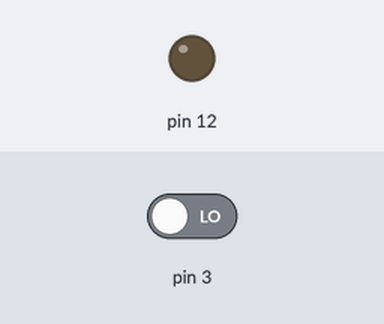
Bench run of a sketch on a simulated Arduino Uno, built with avr-gcc and run on an emulated ATmega328P. Shown: output pins drawn as LEDs (lit = HIGH). Inputs (shaded band) come from the test bench; at power-on: pin 3 LOW.

Above: at 1.2 s.
1.3 s: pin 3 driven HIGH
At 2.0 s:
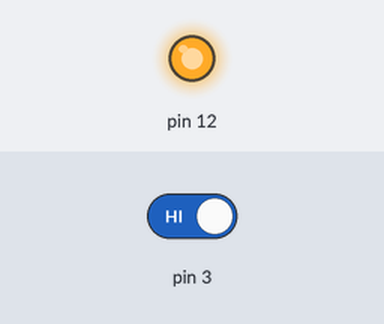
2.8 s: pin 3 driven LOW
At 3.2 s:
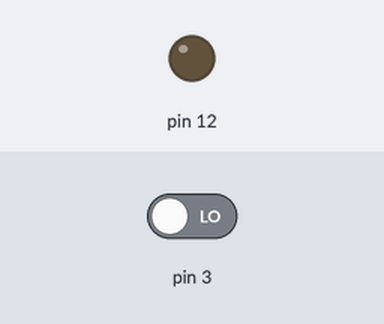
Timing chart, 0 to 5.8 s (numbered marks = the images above; inputs shaded):
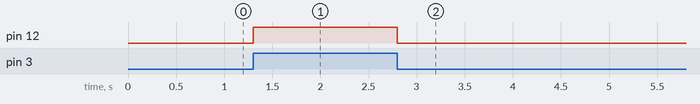

Measured:
- after the input at 1.3 s, pin 12: LOW → HIGH at once
- after the input at 2.8 s, pin 12: HIGH → LOW at once

The sketch:

interruptor.ino
```cpp
void setup()
{
  pinMode(3, INPUT);
  pinMode(12, OUTPUT);
}

void loop()
{
  if (digitalRead(3) == 1) {
    digitalWrite(12, HIGH);
  } else {
    digitalWrite(12, LOW);
  }
}
```
